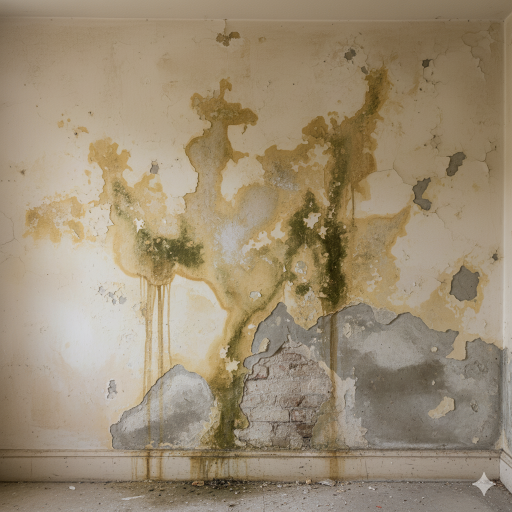
#> input picture DampImage.png, 1024 x 1024 px, found by its file name (shown at 1/2 size)
$ python damps.py
#> lines starting #> are read from the running program, lines starting #| are printed output that depends on the picture; after the words box and inside, x2 and y2 are one past the last pixel; in counts of white or black regions, pixels touching at a corner belong together; long printed decimals are rounded
# Importing Required Packages
import numpy as np
import cv2
import matplotlib.pyplot as plt

# Define function to get the Damp Segmentation
def get_damp_segmentation(image_path):

    # Step 1: Load image
    img = cv2.imread(image_path)
#> img is the input picture: shape (1024, 1024, 3); mean B, G, R 116.2, 140.8, 156.1
    if img is None:
        raise ValueError("Image not found or path is incorrect")

    # Step 2: Convert to grayscale
    gray = cv2.cvtColor(img, cv2.COLOR_BGR2GRAY)
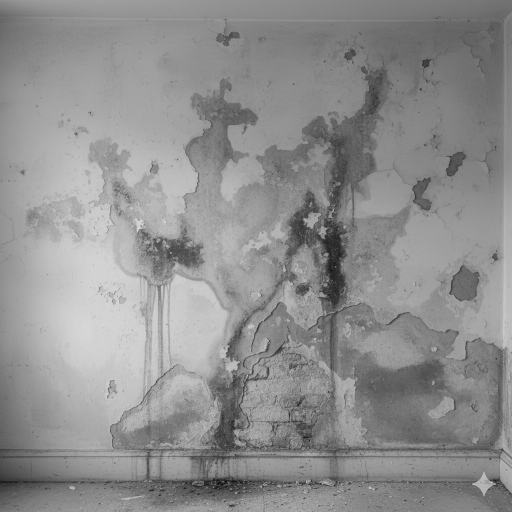
#> gray: shape (1024, 1024) (shown at 1/2 size); min 3, max 220, mean 142.6

    # Step 3: Apply bilateral filter (preserve edges while smoothing)
    blur = cv2.bilateralFilter(gray, 9, 75, 75)

    # Step 4: Edge detection for cracks
    edges = cv2.Canny(blur, 50, 150)
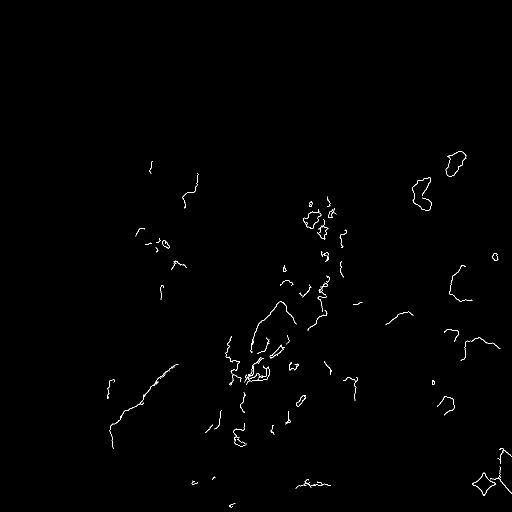
#> edges: shape (1024, 1024) (shown at 1/2 size); 0.47% white in thin lines or dots, all inside (x1, y1, x2, y2) = (214, 303, 1024, 1015)
    crack_ratio = np.sum(edges > 0) / edges.size
#> crack_ratio = 0.00473

    # Step 5: HSV conversion for damp region detection
    hsv = cv2.cvtColor(img, cv2.COLOR_BGR2HSV)
#> hsv: shape (1024, 1024, 3); mean H, S, V 18.6, 68.6, 156.1

    # Mask 1: Yellow/Green Stains (Fungal/Mold Growth) # H: 15-40 for Yellow/Green # S: min 40 # V: min 40
    lower_stain = np.array([15, 80, 80]) # [15, 80, 80]
    upper_stain = np.array([60, 255, 255]) # [0, 255, 255]
    mask_stain = cv2.inRange(hsv, lower_stain, upper_stain)
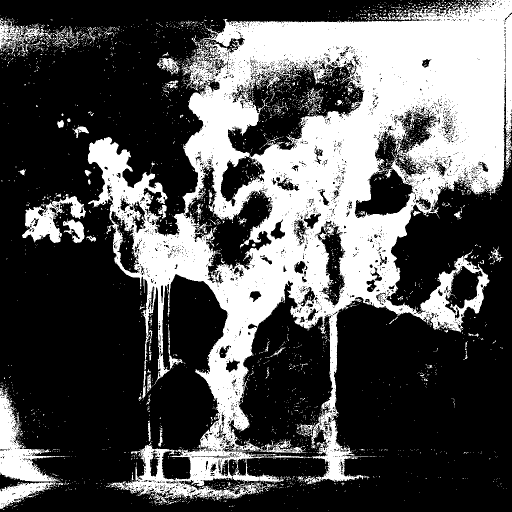
#> mask_stain: shape (1024, 1024) (shown at 1/2 size); 33.2% white; 3731 white regions (3606 under 20 px), largest, box (x1, y1, x2, y2) and area: (175, 0, 1024, 1006) 312717, (0, 775, 130, 963) 8031, (44, 388, 172, 486) 4782

    # Mask 2: Dark/Gray Damp Areas (Low Saturation/Value) # H: Any hue (0-180) # S: Low Saturation (0-80) to catch gray # V: Low Value (0-150) to catch dark areas
    lower_dark_damp = np.array([0, 0, 0])
    upper_dark_damp = np.array([180, 100, 100]) # [180, 80, 150] # best: [180, 100, 100]
    mask_dark = cv2.inRange(hsv, lower_dark_damp, upper_dark_damp)
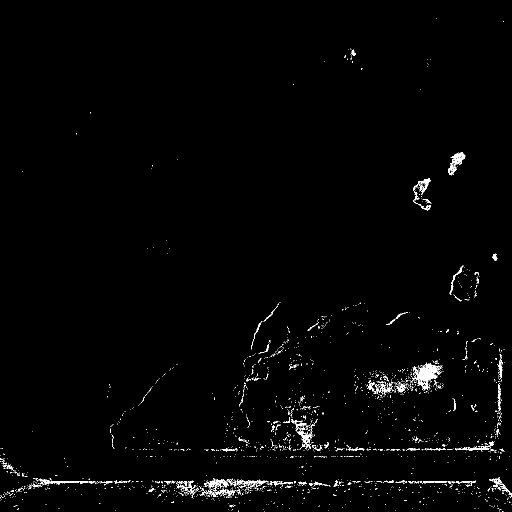
#> mask_dark: shape (1024, 1024) (shown at 1/2 size); 1.3% white in thin lines or dots

    # mask_damp = cv2.inRange(hsv, lower_damp, upper_damp)
    mask_damp = cv2.bitwise_or(mask_stain, mask_dark)
#> mask_damp: shape (1024, 1024); 34.1% white; 4301 white regions (4145 under 20 px), largest, box (x1, y1, x2, y2) and area: (175, 0, 1024, 1006) 315975, (0, 775, 176, 1018) 10830, (44, 388, 172, 486) 4782

    # Step 6: Morphological cleanup of damp mask
    kernel = np.ones((5,5), np.uint8)
    mask_damp = cv2.morphologyEx(mask_damp, cv2.MORPH_CLOSE, kernel)
#> mask_damp: shape (1024, 1024); 41.1% white; 964 white regions (897 under 20 px), largest, box (x1, y1, x2, y2) and area: (0, 0, 1024, 1020) 398033, (0, 34, 248, 127) 9295, (44, 386, 172, 486) 5922
    mask_damp = cv2.morphologyEx(mask_damp, cv2.MORPH_OPEN, kernel)
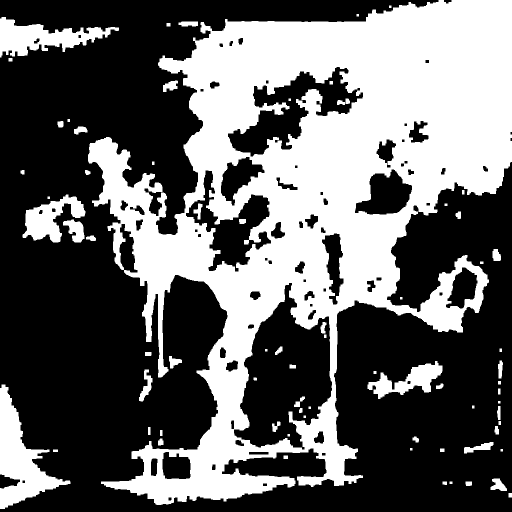
#> mask_damp: shape (1024, 1024) (shown at 1/2 size); 39.7% white; 73 white regions, largest, box (x1, y1, x2, y2) and area: (176, 0, 1024, 1010) 374196, (0, 769, 141, 1018) 13216, (0, 34, 238, 115) 8719

    damp_area_px = np.sum(mask_damp > 0)
#> damp_area_px = 415823
    damp_ratio = damp_area_px / mask_damp.size
#> damp_ratio = 0.397

    # Step 7: Overlay damp mask in red
    overlay = img.copy()
    overlay[mask_damp > 0] = [0, 0, 255]  # damp in red
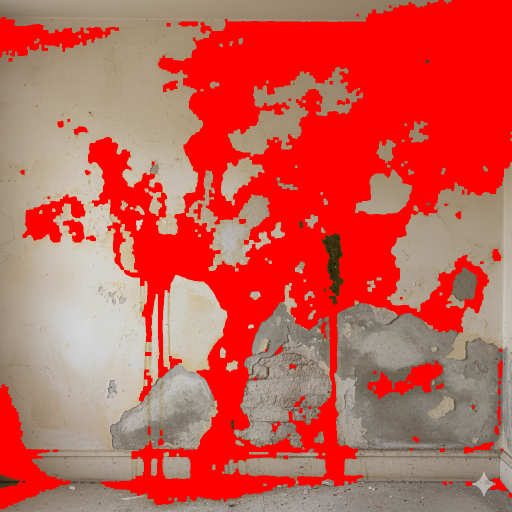
#> overlay: shape (1024, 1024, 3) (shown at 1/2 size); mean B, G, R 81.6, 92.1, 200.5

    # Step 8: Display results in one row
    images = [
        (cv2.cvtColor(img, cv2.COLOR_BGR2RGB), "Original"),
        (gray, "Grayscale"),
        (edges, "Canny Edges"),
        (mask_damp, "Damp Mask"),
        (cv2.cvtColor(overlay, cv2.COLOR_BGR2RGB), "Damp Overlay")
    ]

    plt.figure(figsize=(18,4))
    for i, (im, title) in enumerate(images):
        plt.subplot(1, len(images), i+1)
        if len(im.shape) == 2:
            plt.imshow(im, cmap="gray")
        else:
            plt.imshow(im)
        plt.title(title, fontsize=10)
        plt.axis("off")
#> this loop made 5 passes
#> title on passes 1 to 5: 'Original', 'Grayscale', 'Canny Edges', 'Damp Mask', 'Damp Overlay'
    plt.tight_layout()
    plt.show()
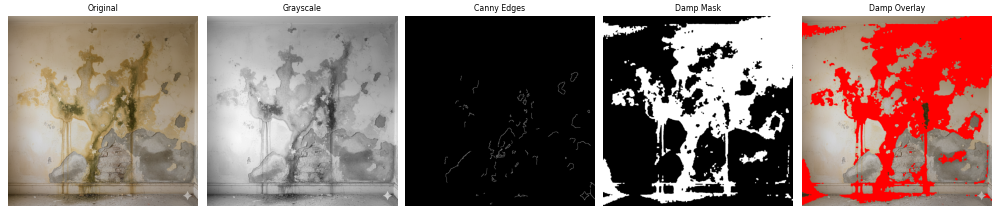
#> figure drawn by matplotlib, 5 panels

    print("Crack Ratio:", crack_ratio)
#| Crack Ratio: 0.004727
    print("Damp Ratio:", damp_ratio)
#| Damp Ratio: 0.3966
    print("Damp Area (pixels):", damp_area_px)
#| Damp Area (pixels): 415823

    # Thresholding to Get the Severity of the Damp by its area
    if damp_area_px >= 350000:
      print("The Damp Severity is High")
    elif damp_area_px >= 200000 and damp_area_px < 350000:
      print("The Damp Severity is Medium")
    else:
      print("The Damp Severity is Low")

    return damp_area_px

# Example Usage
if __name__ == "__main__":
  image_path = r"C:\Users\Webbies\Jupyter_Notebooks\Berger_Site_Inspection_Exterior\InputImages\DampImage.png"
  area = get_damp_segmentation(image_path)
#> area = 415823

$ run again, with CrackImage.png copied over DampImage.png
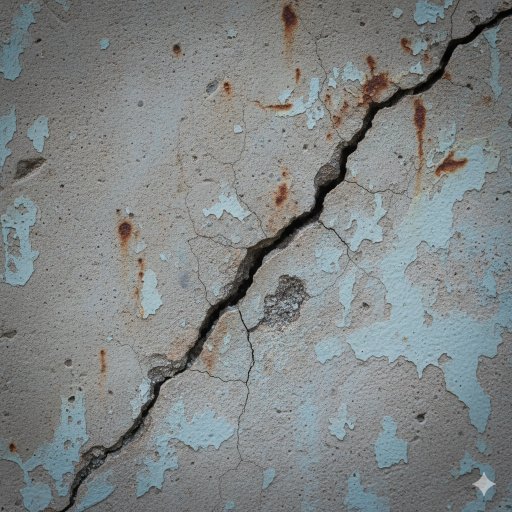
#> input picture CrackImage.png, 1024 x 1024 px, found by its file name (shown at 1/2 size)
#> in get_damp_segmentation, img is the input picture: shape (1024, 1024, 3); mean B, G, R 132.2, 132.1, 127.6
#> in get_damp_segmentation, `edges = cv2.Canny(blur, 50, 150)`:
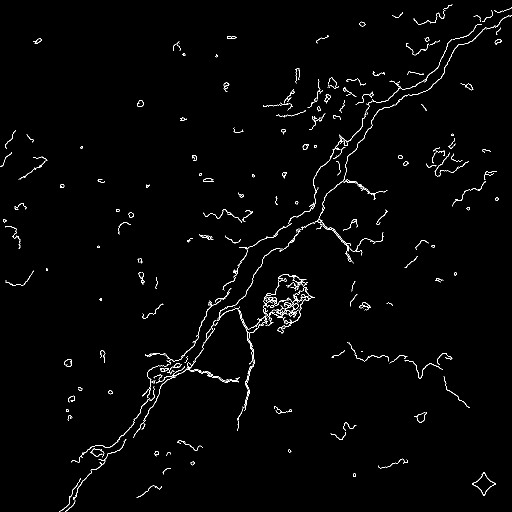
#> edges: shape (1024, 1024) (shown at 1/2 size); 1.4% white in thin lines or dots
#> crack_ratio = 0.0139
#> hsv: shape (1024, 1024, 3); mean H, S, V 68.2, 20.4, 135.6
#> mask_stain: shape (1024, 1024); 0.12% white in thin lines or dots, all inside (x1, y1, x2, y2) = (17, 0, 983, 905)
#> mask_dark: shape (1024, 1024); 11.8% white; 10791 white regions (10291 under 20 px), largest, box (x1, y1, x2, y2) and area: (76, 0, 1024, 1024) 39906, (54, 0, 214, 101) 4723, (0, 914, 60, 1024) 3332
#> damp_area_px = 188601
#> damp_ratio = 0.18
#> in get_damp_segmentation, `overlay[mask_damp > 0] = [0, 0, 255]`:
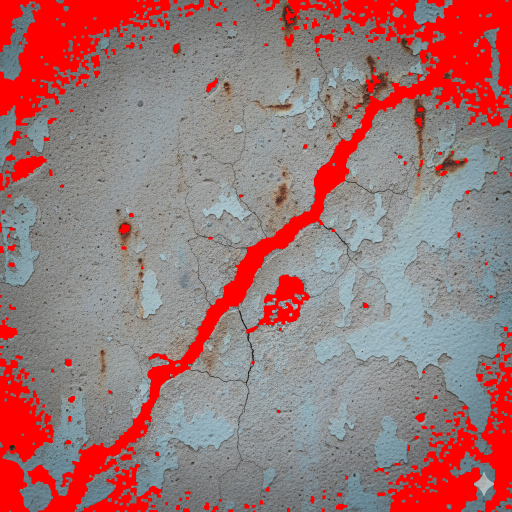
#> overlay: shape (1024, 1024, 3) (shown at 1/2 size); 17.99% of pixels changed, all inside (x1, y1, x2, y2) = (0, 0, 1024, 1024)
#> the loop in get_damp_segmentation, `for i, (im, title) in enumerate(images):` made 5 passes
#> title on passes 1 to 5: 'Original', 'Grayscale', 'Canny Edges', 'Damp Mask', 'Damp Overlay'
#| Crack Ratio: 0.01386
#| Damp Ratio: 0.1799
#| Damp Area (pixels): 188601
#> area = 188601

$ run again, with GreenWallImage.png copied over DampImage.png
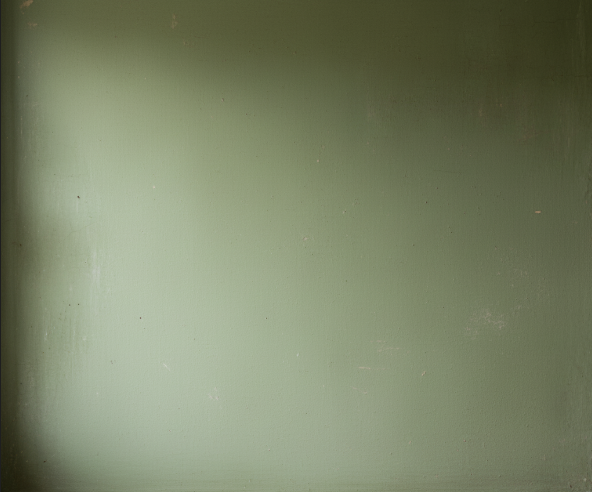
#> input picture GreenWallImage.png, 592 x 492 px, found by its file name
#> in get_damp_segmentation, img is the input picture: shape (492, 592, 3); mean B, G, R 102.6, 130.7, 122.1
#> edges: shape (492, 592); every value is 0
#> crack_ratio = 0
#> hsv: shape (492, 592, 3); mean H, S, V 39.3, 61.2, 130.7
#> in get_damp_segmentation, `mask_stain = cv2.inRange(hsv, lower_stain, upper_stain)`:
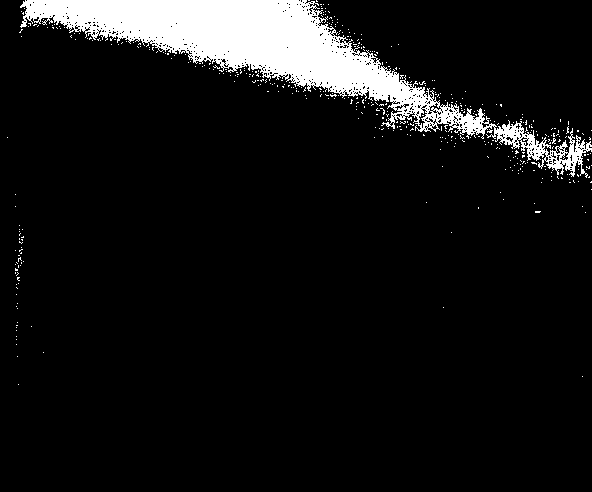
#> mask_stain: shape (492, 592); 8% white; 446 white regions (445 under 20 px), largest, box (x1, y1, x2, y2) and area: (20, 0, 592, 178) 22417
#> mask_dark: shape (492, 592); 17.7% white; 568 white regions (566 under 20 px), largest, box (x1, y1, x2, y2) and area: (0, 0, 592, 492) 50251, (328, 20, 334, 29) 24
#> damp_area_px = 62218
#> damp_ratio = 0.214
#> in get_damp_segmentation, `overlay[mask_damp > 0] = [0, 0, 255]`:
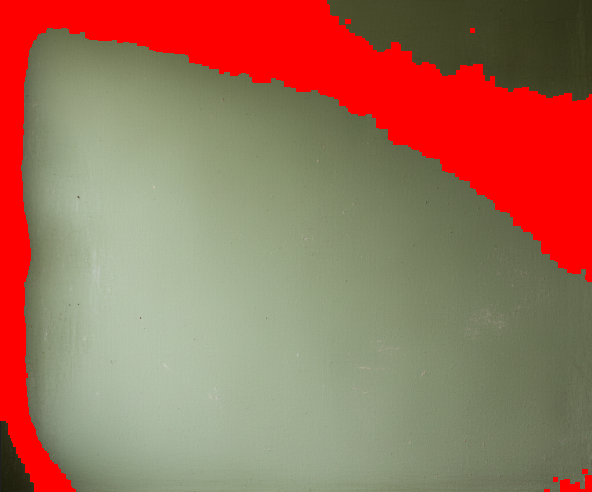
#> overlay: shape (492, 592, 3); mean B, G, R 90.1, 112.3, 159
#> the loop in get_damp_segmentation, `for i, (im, title) in enumerate(images):` made 5 passes
#> title on passes 1 to 5: 'Original', 'Grayscale', 'Canny Edges', 'Damp Mask', 'Damp Overlay'
#| Crack Ratio: 0.0
#| Damp Ratio: 0.2136
#| Damp Area (pixels): 62218
#> area = 62218

$ run again, with PaintPeelingImage.png copied over DampImage.png
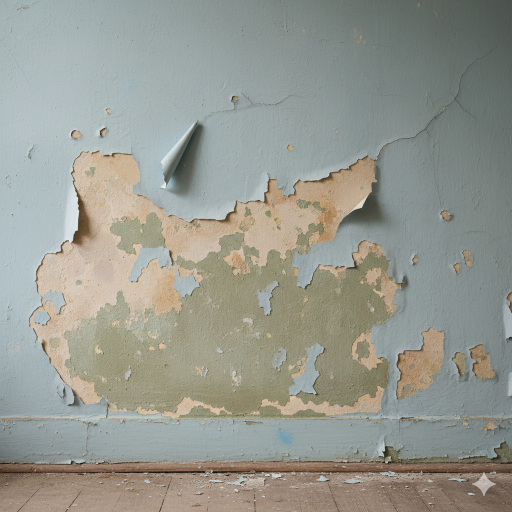
#> input picture PaintPeelingImage.png, 1024 x 1024 px, found by its file name (shown at 1/2 size)
#> in get_damp_segmentation, img is the input picture: shape (1024, 1024, 3); mean B, G, R 143.9, 152.7, 150.6
#> edges: shape (1024, 1024); 0.84% white in thin lines or dots, all inside (x1, y1, x2, y2) = (21, 191, 1024, 1024)
#> crack_ratio = 0.00835
#> hsv: shape (1024, 1024, 3); mean H, S, V 61.1, 34.2, 158.2
#> mask_stain: shape (1024, 1024); 2.3% white; 2115 white regions (2030 under 20 px), largest, box (x1, y1, x2, y2) and area: (793, 673, 881, 796) 3354, (613, 376, 678, 486) 2805, (143, 371, 186, 491) 1826
#> mask_dark: shape (1024, 1024); 2.7% white; 1731 white regions (1679 under 20 px), largest, box (x1, y1, x2, y2) and area: (850, 0, 1024, 224) 13497, (329, 246, 405, 375) 3999, (679, 331, 766, 451) 3188
#> damp_area_px = 56051
#> damp_ratio = 0.0535
#> in get_damp_segmentation, `overlay[mask_damp > 0] = [0, 0, 255]`:
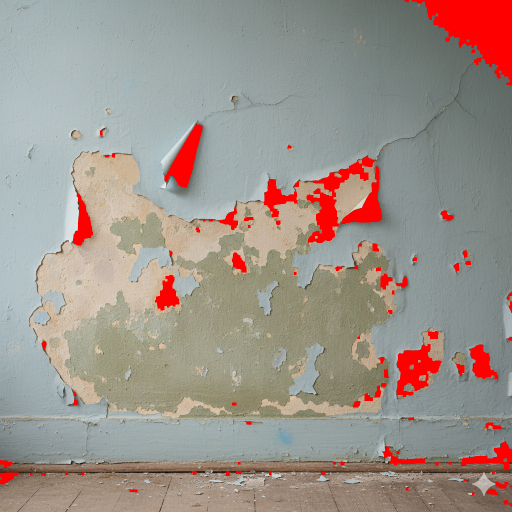
#> overlay: shape (1024, 1024, 3) (shown at 1/2 size); 5.35% of pixels changed, all inside (x1, y1, x2, y2) = (0, 0, 1024, 1012)
#> the loop in get_damp_segmentation, `for i, (im, title) in enumerate(images):` made 5 passes
#> title on passes 1 to 5: 'Original', 'Grayscale', 'Canny Edges', 'Damp Mask', 'Damp Overlay'
#| Crack Ratio: 0.008351
#| Damp Ratio: 0.05345
#| Damp Area (pixels): 56051
#> area = 56051
